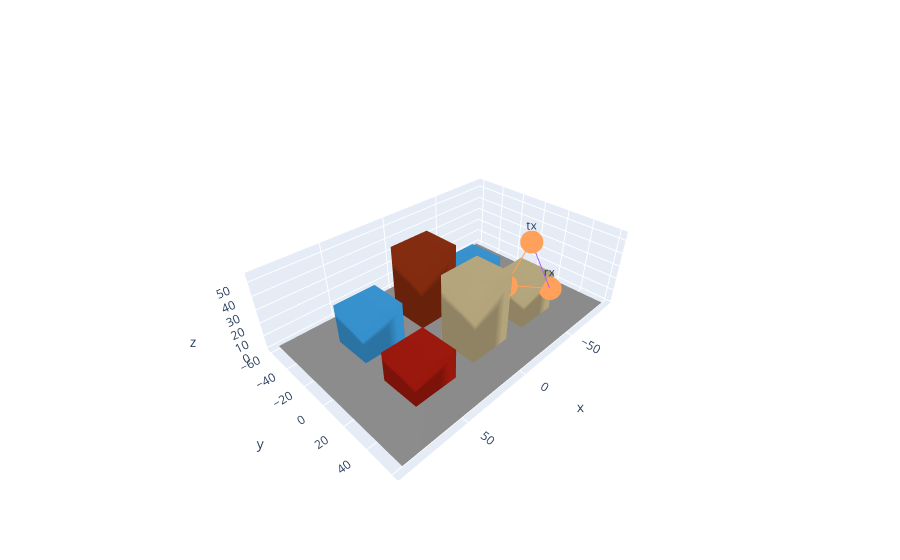

Source (notebook cell):
### Code cell
key_example = jax.random.key(1234)

with reuse() as fig:
    scene = random_tx_rx(base_scene, key=key_example)
    scene.plot(showlegend=False)

    for i in range(3):
        paths = scene.compute_paths(order=i)
        print(
            f"(order = {i}) Found {int(paths.mask.sum()):2d} valid paths our of {paths.mask.size:4d} path candidates."
        )
        paths.plot(showlegend=False)

fig
